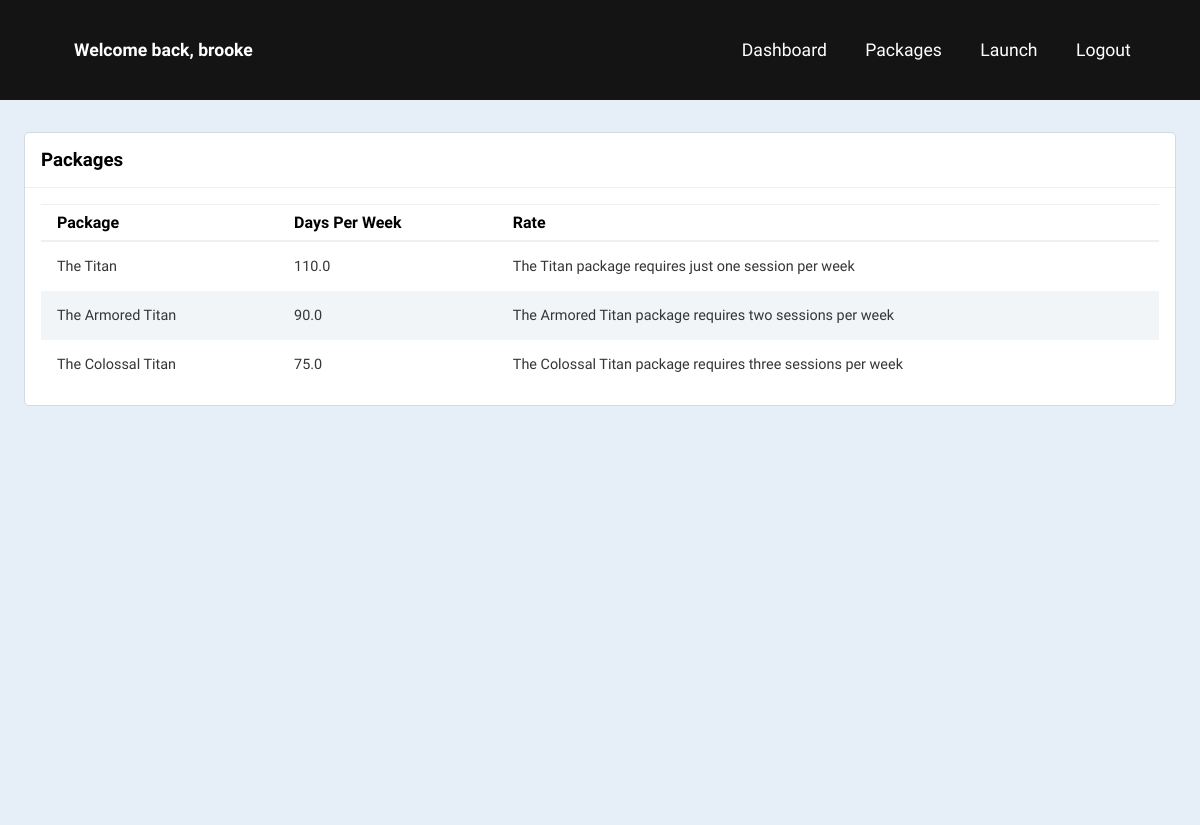
/packages/ (signed in), run on the app's committed database.
### accounts/models.py (models this page shows, shortened)
class Package(models.Model):
    name = models.CharField(max_length=200, null=True)
    hourly_rate = models.FloatField(null=True)
    description = models.CharField(max_length=200, null=True)
    date_created = models.DateTimeField(auto_now_add=True, null=True)

### accounts/views.py (the view)
# urls.py: path('packages/', views.packages, name="packages"),
@login_required(login_url='signin')
def packages(request):
    packages = Package.objects.all()
    return render(request,'accounts/packages.html', {'packages': packages})

### accounts/templates/accounts/packages.html (shortened to what this page needs)
{% extends 'accounts/main.html' %}
{% block content %}
{% include 'accounts/dashboard-navbar.html' %}
    <div class="main-content">
        <main>
            <div class="client-list-wrapper">
                <div class="client-list-header">
                    <h3>Packages</h3>
                </div>
                <div class="client-list-body">
                    <div class="table-responsive">
                        <table width="100%">
                            <thead>
                                <tr>
                                    <th>Package</th>
                                    <th>Days Per Week</th>
                                    <th>Rate</th>
                                </tr>
                            </thead>
                            {% for i in packages %}
                                <tr>
                                    <td>{{i.name}}</td>
                                    <td>{{i.hourly_rate}}</td>
                                    <td>{{i.description}}</td>
                                </tr>
                            {% endfor %}
                        </table>
                    </div>
                </div>
            </div>
        </main>
    </div>
{% endblock %}

### accounts/templates/accounts/dashboard-navbar.html (shortened to what this page needs)
{% load static %}
<nav class="navbar">
    <div class="navbar__container">
        <div class="user-wrapper">
            <h4>Welcome back, {{request.user}}</h4>
        </div>
        <ul class="navbar__menu">
            <li class="navbar__item">
                <a href="{% url 'dashboard' %}" class="navbar__links">Dashboard</a>
            </li>
            <li class="navbar__item">
                <a href="{% url 'packages' %}" class="navbar__links">Packages</a>
            </li>
            <li class="navbar__item">
                <a href="/" class="navbar__links" target="_blank">Launch</a>
            </li>
            <li class="navbar__item">
                <a href="{% url 'logout' %}" class="navbar__links">Logout</a>
            </li>
        </ul>
    </div>
</nav>

### static/css/main.css (style rules this page uses)
* { box-sizing: border-box; margin: 0; padding: 0; list-style-type: none; text-decoration: none; font-family: "Kumbh Sans", sans-serif; }
.navbar { background: var(--darkgrey); height: 100px; display: flex; justify-content: center; align-items: center; font-size: 1.1rem; position: sticky; top: 0; z-index: 999; }
.navbar__container { display: flex; justify-content: space-between; height: 100px; z-index: 1; width: 100%; max-width: 1500px; margin: 0 auto; padding: 0 50px; }
.navbar__menu { display: flex; align-items: center; list-style: none; text-align: center; }
.navbar__item { height: 100px; }
.navbar__links { color: white; display: flex; align-items: center; justify-content: center; text-decoration: none; padding: 0 1.2rem; height: 100%; }
.main-content { height: 80vh; }
.user-wrapper { display: flex; align-items: center; }
.user-wrapper { padding: 2rem 1.5rem; }
.user-wrapper h4 { color: white; }
.main-content main { padding: 2rem 1.5rem; background: #e6eff7; min-height: calc(100vh - 75px); }
.client-list-wrapper { background: #fff; border-radius: 5px; border: 1px solid #d3dae1; }
.client-list-header, .client-list-body { padding: 1rem; }
.client-list-header { display: flex; justify-content: space-between; align-items: center; border-bottom: 1px solid #f0f0f0; }
.client-list-body table { border-collapse: collapse; }
.client-list-body thead { border-top: 1px solid #f0f0f0; border-bottom: 2px solid #f0f0f0; }
.client-list-body thead th { font-weight: 600; text-align: left; padding: .5rem 1rem; }
.client-list-body tr:nth-child(even) { background-color: #f1f5f7; }
.client-list-body td { padding: 1rem; font-size: .9rem; color: rgb(53, 53, 53); }
.table-responsive { width: 100%; overflow-x: auto; }

### static/css/variables.css (style rules this page uses)
:root { --offwhite: #e8e3dc; --seasalt: #ced9df; --oceanbay: #50d5d5; --deepsea: #6427f4; --slateblue: #3827f4; --darkgrey: #141414; --litegrey: #c4c4c4; --pink: #e91672; --text-dark: #1d2231; --text-grey: #8390a2; --text-med: #9d9d9d; }

### data on the page
Package: name "The Titan", hourly_rate "110.0", description "The Titan package requires just one session per week"
Package: name "The Armored Titan", hourly_rate "90.0", description "The Armored Titan package requires two sessions per week"
Package: name "The Colossal Titan", hourly_rate "75.0", description "The Colossal Titan package requires three sessions per week"

### other printed values
{{ request.user }} "brooke"
